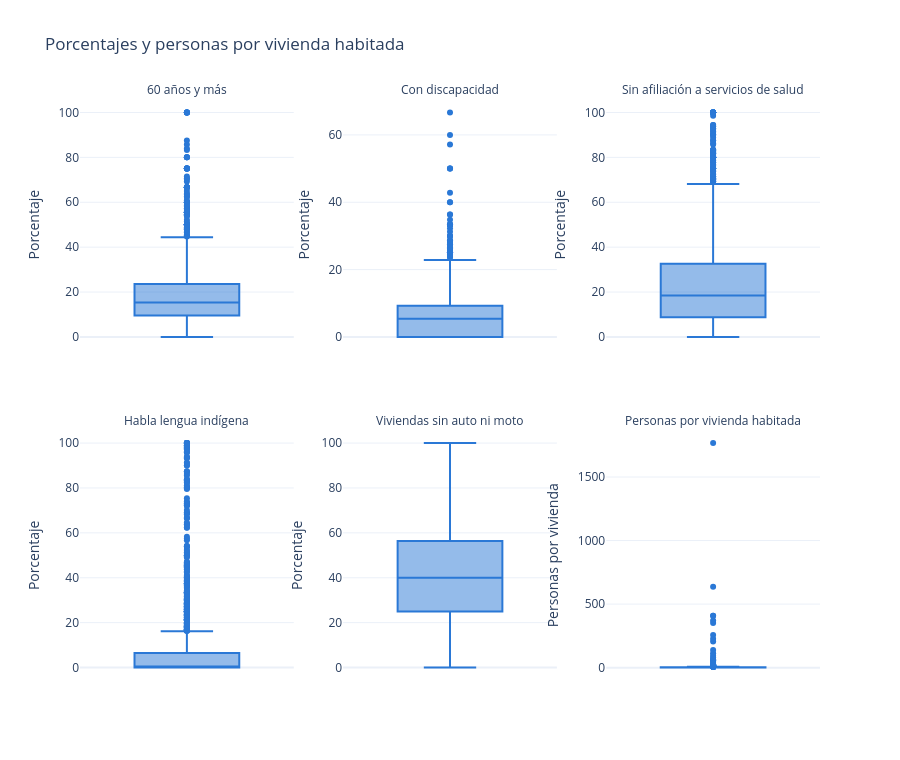

The notebook cell this image was saved under:
### Markdown cell above
## 9. Valores atípicos y localidades pequeñas

Localidades con valores muy alejados del resto y efecto del tamaño de la localidad en los porcentajes. Usa las 1,853 localidades con indicadores para los cinco porcentajes y las 7,300 localidades para las personas por vivienda habitada.

Los atípicos se buscan en porcentajes y en personas por vivienda, no en conteos: en un conteo, las ciudades grandes siempre salen como atípicas solo por su tamaño.

La regla: un valor es atípico si está a más de 1.5 veces el rango intercuartil por arriba del tercer cuartil o por debajo del primero. El primer cuartil deja abajo al 25 % de las localidades y el tercero al 75 %. El rango intercuartil es la distancia entre los dos.

Diagramas de caja de los cinco porcentajes y de las personas por vivienda habitada (población total entre viviendas habitadas), cada uno con su propia escala. En un diagrama de caja, la caja va del 25 % al 75 % de las localidades. La línea de en medio es la mediana: el valor que deja a la mitad de las localidades abajo y a la otra mitad arriba. Los puntos sueltos son los atípicos.

### Code cell
pob_c = pob[completas.index]
por_vivienda = pob / tvivhab


def cajas(datos, titulo, ejes_y, columnas=3):
    filas_fig = -(-len(datos) // columnas)
    fig = make_subplots(rows=filas_fig, cols=columnas, subplot_titles=list(datos), vertical_spacing=0.14)
    for i, (nombre, serie) in enumerate(datos.items()):
        fila, col = i // columnas + 1, i % columnas + 1
        fig.add_trace(
            go.Box(y=serie.dropna().round(2), name=nombre, marker_color=AZUL, boxpoints="outliers", showlegend=False),
            row=fila,
            col=col,
        )
        fig.update_yaxes(title_text=ejes_y[nombre], row=fila, col=col)
    fig.update_xaxes(showticklabels=False)
    fig.update_annotations(font_size=12)
    fig.update_layout(title=titulo, height=380 * filas_fig)
    fig.show()


cajas(
    {**{NOMBRES[v]: porcentajes[v] for v in INDICADORES}, "Personas por vivienda habitada": por_vivienda},
    "Porcentajes y personas por vivienda habitada",
    {**{NOMBRES[v]: "Porcentaje" for v in INDICADORES}, "Personas por vivienda habitada": "Personas por vivienda"},
)

### Figure 1 — Plotly figure (JSON) as saved in the notebook; plotly's stock layout.template omitted (floating-point values rounded to 4 significant figures; data arrays with more than 128 entries replaced by an {"elided": "..."} marker saying what was removed)
{"data": [{"boxpoints": "outliers", "marker": {"color": "#2a78d6"}, "name": "60 años y más", "showlegend": false, "type": "box", "xaxis": "x", "y": {"elided": "1853 float values"}, "yaxis": "y"}, {"boxpoints": "outliers", "marker": {"color": "#2a78d6"}, "name": "Con discapacidad", "showlegend": false, "type": "box", "xaxis": "x2", "y": {"elided": "1853 float values"}, "yaxis": "y2"}, {"boxpoints": "outliers", "marker": {"color": "#2a78d6"}, "name": "Sin afiliación a servicios de salud", "showlegend": false, "type": "box", "xaxis": "x3", "y": {"elided": "1853 float values"}, "yaxis": "y3"}, {"boxpoints": "outliers", "marker": {"color": "#2a78d6"}, "name": "Habla lengua indígena", "showlegend": false, "type": "box", "xaxis": "x4", "y": {"elided": "1853 float values"}, "yaxis": "y4"}, {"boxpoints": "outliers", "marker": {"color": "#2a78d6"}, "name": "Viviendas sin auto ni moto", "showlegend": false, "type": "box", "xaxis": "x5", "y": {"elided": "1850 float values"}, "yaxis": "y5"}, {"boxpoints": "outliers", "marker": {"color": "#2a78d6"}, "name": "Personas por vivienda habitada", "showlegend": false, "type": "box", "xaxis": "x6", "y": {"elided": "7300 float values"}, "yaxis": "y6"}], "layout": {"annotations": [{"font": {"size": 12}, "showarrow": false, "text": "60 años y más", "x": 0.1444, "xanchor": "center", "xref": "paper", "y": 1.0, "yanchor": "bottom", "yref": "paper"}, {"font": {"size": 12}, "showarrow": false, "text": "Con discapacidad", "x": 0.5, "xanchor": "center", "xref": "paper", "y": 1.0, "yanchor": "bottom", "yref": "paper"}, {"font": {"size": 12}, "showarrow": false, "text": "Sin afiliación a servicios de salud", "x": 0.8556, "xanchor": "center", "xref": "paper", "y": 1.0, "yanchor": "bottom", "yref": "paper"}, {"font": {"size": 12}, "showarrow": false, "text": "Habla lengua indígena", "x": 0.1444, "xanchor": "center", "xref": "paper", "y": 0.43, "yanchor": "bottom", "yref": "paper"}, {"font": {"size": 12}, "showarrow": false, "text": "Viviendas sin auto ni moto", "x": 0.5, "xanchor": "center", "xref": "paper", "y": 0.43, "yanchor": "bottom", "yref": "paper"}, {"font": {"size": 12}, "showarrow": false, "text": "Personas por vivienda habitada", "x": 0.8556, "xanchor": "center", "xref": "paper", "y": 0.43, "yanchor": "bottom", "yref": "paper"}], "height": 760, "title": {"text": "Porcentajes y personas por vivienda habitada"}, "xaxis": {"anchor": "y", "domain": [0.0, 0.2889], "showticklabels": false}, "xaxis2": {"anchor": "y2", "domain": [0.3556, 0.6444], "showticklabels": false}, "xaxis3": {"anchor": "y3", "domain": [0.7111, 1.0], "showticklabels": false}, "xaxis4": {"anchor": "y4", "domain": [0.0, 0.2889], "showticklabels": false}, "xaxis5": {"anchor": "y5", "domain": [0.3556, 0.6444], "showticklabels": false}, "xaxis6": {"anchor": "y6", "domain": [0.7111, 1.0], "showticklabels": false}, "yaxis": {"anchor": "x", "domain": [0.57, 1.0], "title": {"text": "Porcentaje"}}, "yaxis2": {"anchor": "x2", "domain": [0.57, 1.0], "title": {"text": "Porcentaje"}}, "yaxis3": {"anchor": "x3", "domain": [0.57, 1.0], "title": {"text": "Porcentaje"}}, "yaxis4": {"anchor": "x4", "domain": [0.0, 0.43], "title": {"text": "Porcentaje"}}, "yaxis5": {"anchor": "x5", "domain": [0.0, 0.43], "title": {"text": "Porcentaje"}}, "yaxis6": {"anchor": "x6", "domain": [0.0, 0.43], "title": {"text": "Personas por vivienda"}}}}
